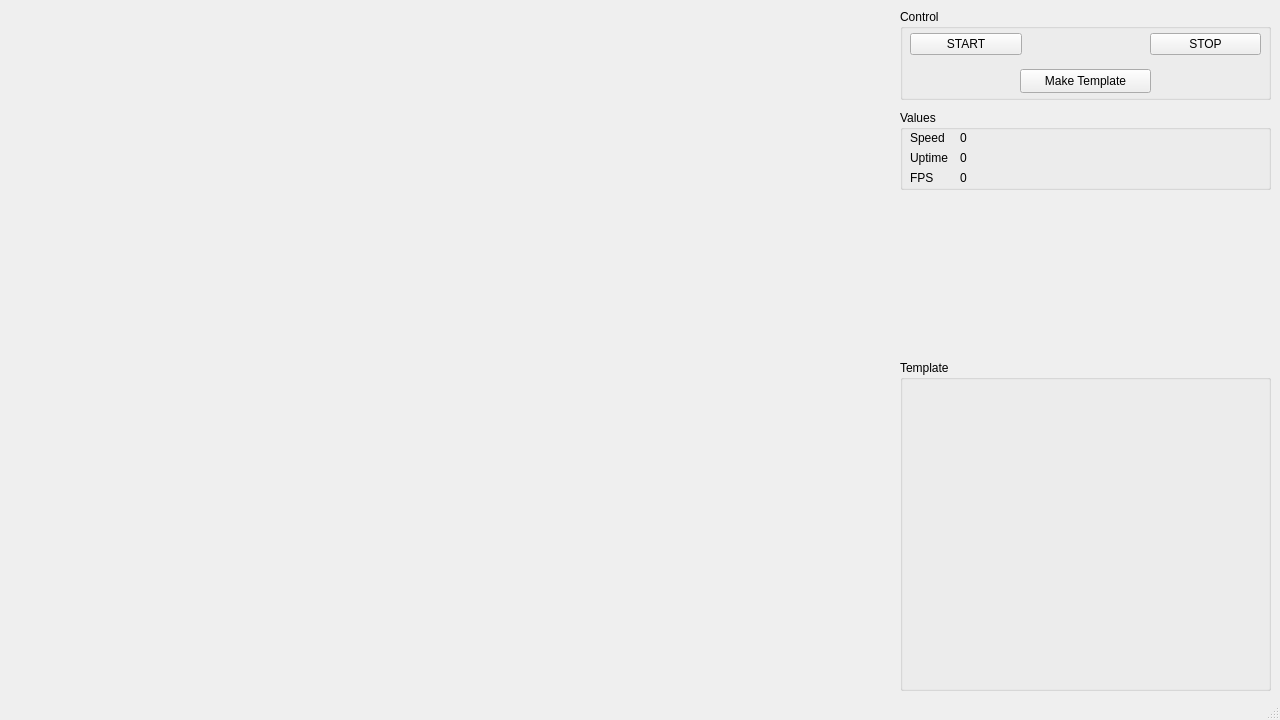
<?xml version="1.0" encoding="UTF-8"?>
<ui version="4.0">
 <class>MainWindow</class>
 <widget class="QMainWindow" name="MainWindow">
  <property name="enabled">
   <bool>true</bool>
  </property>
  <property name="geometry">
   <rect>
    <x>0</x>
    <y>0</y>
    <width>1280</width>
    <height>720</height>
   </rect>
  </property>
  <property name="sizePolicy">
   <sizepolicy hsizetype="Fixed" vsizetype="Fixed">
    <horstretch>0</horstretch>
    <verstretch>0</verstretch>
   </sizepolicy>
  </property>
  <property name="minimumSize">
   <size>
    <width>1280</width>
    <height>720</height>
   </size>
  </property>
  <property name="maximumSize">
   <size>
    <width>1280</width>
    <height>720</height>
   </size>
  </property>
  <property name="baseSize">
   <size>
    <width>1280</width>
    <height>720</height>
   </size>
  </property>
  <property name="windowTitle">
   <string notr="true" comment="Обнаружение дефектов печати">Similarity</string>
  </property>
  <property name="windowIcon">
   <iconset>
    <activeoff>:/images/fractal-icon-8-removebg-preview.ico</activeoff>
   </iconset>
  </property>
  <property name="toolButtonStyle">
   <enum>Qt::ToolButtonIconOnly</enum>
  </property>
  <property name="documentMode">
   <bool>true</bool>
  </property>
  <widget class="QWidget" name="centralwidget">
   <widget class="QWidget" name="verticalLayoutWidget">
    <property name="geometry">
     <rect>
      <x>10</x>
      <y>0</y>
      <width>881</width>
      <height>691</height>
     </rect>
    </property>
    <layout class="QVBoxLayout" name="verticalLayout">
     <property name="spacing">
      <number>2</number>
     </property>
     <item>
      <layout class="QHBoxLayout" name="horizontalLayout2">
       <property name="spacing">
        <number>2</number>
       </property>
       <property name="sizeConstraint">
        <enum>QLayout::SetMinAndMaxSize</enum>
       </property>
       <item>
        <widget class="QLabel" name="topRightLabel">
         <property name="sizePolicy">
          <sizepolicy hsizetype="Ignored" vsizetype="Ignored">
           <horstretch>0</horstretch>
           <verstretch>0</verstretch>
          </sizepolicy>
         </property>
         <property name="maximumSize">
          <size>
           <width>480</width>
           <height>360</height>
          </size>
         </property>
         <property name="text">
          <string/>
         </property>
         <property name="pixmap">
          <pixmap>../TestImages/22.jpg</pixmap>
         </property>
         <property name="scaledContents">
          <bool>true</bool>
         </property>
        </widget>
       </item>
       <item>
        <widget class="QLabel" name="topLeftLabel">
         <property name="sizePolicy">
          <sizepolicy hsizetype="Ignored" vsizetype="Ignored">
           <horstretch>0</horstretch>
           <verstretch>0</verstretch>
          </sizepolicy>
         </property>
         <property name="maximumSize">
          <size>
           <width>480</width>
           <height>360</height>
          </size>
         </property>
         <property name="frameShape">
          <enum>QFrame::NoFrame</enum>
         </property>
         <property name="frameShadow">
          <enum>QFrame::Plain</enum>
         </property>
         <property name="text">
          <string/>
         </property>
         <property name="pixmap">
          <pixmap>../TestImages/22.jpg</pixmap>
         </property>
         <property name="scaledContents">
          <bool>true</bool>
         </property>
         <property name="wordWrap">
          <bool>false</bool>
         </property>
        </widget>
       </item>
      </layout>
     </item>
     <item>
      <layout class="QHBoxLayout" name="horizontalLayout">
       <property name="spacing">
        <number>2</number>
       </property>
       <item>
        <widget class="QLabel" name="btmRightLabel">
         <property name="sizePolicy">
          <sizepolicy hsizetype="Ignored" vsizetype="Ignored">
           <horstretch>0</horstretch>
           <verstretch>0</verstretch>
          </sizepolicy>
         </property>
         <property name="maximumSize">
          <size>
           <width>480</width>
           <height>360</height>
          </size>
         </property>
         <property name="text">
          <string/>
         </property>
         <property name="pixmap">
          <pixmap>../TestImages/22.jpg</pixmap>
         </property>
         <property name="scaledContents">
          <bool>true</bool>
         </property>
        </widget>
       </item>
       <item>
        <widget class="QLabel" name="btmLeftLabel">
         <property name="sizePolicy">
          <sizepolicy hsizetype="Ignored" vsizetype="Ignored">
           <horstretch>0</horstretch>
           <verstretch>0</verstretch>
          </sizepolicy>
         </property>
         <property name="maximumSize">
          <size>
           <width>480</width>
           <height>360</height>
          </size>
         </property>
         <property name="text">
          <string/>
         </property>
         <property name="pixmap">
          <pixmap>../TestImages/22.jpg</pixmap>
         </property>
         <property name="scaledContents">
          <bool>true</bool>
         </property>
        </widget>
       </item>
      </layout>
     </item>
    </layout>
   </widget>
   <widget class="QGroupBox" name="groupBox">
    <property name="geometry">
     <rect>
      <x>900</x>
      <y>9</y>
      <width>371</width>
      <height>91</height>
     </rect>
    </property>
    <property name="title">
     <string>Control</string>
    </property>
    <widget class="QWidget" name="horizontalLayoutWidget_3">
     <property name="geometry">
      <rect>
       <x>10</x>
       <y>20</y>
       <width>351</width>
       <height>31</height>
      </rect>
     </property>
     <layout class="QHBoxLayout" name="horizontalLayout_3">
      <property name="spacing">
       <number>128</number>
      </property>
      <item>
       <widget class="QPushButton" name="startButton">
        <property name="text">
         <string>START</string>
        </property>
       </widget>
      </item>
      <item>
       <widget class="QPushButton" name="stopButton">
        <property name="text">
         <string>STOP</string>
        </property>
       </widget>
      </item>
     </layout>
    </widget>
    <widget class="QPushButton" name="templateButton">
     <property name="geometry">
      <rect>
       <x>120</x>
       <y>60</y>
       <width>131</width>
       <height>24</height>
      </rect>
     </property>
     <property name="text">
      <string>Make Template</string>
     </property>
    </widget>
   </widget>
   <widget class="QGroupBox" name="groupBox_2">
    <property name="geometry">
     <rect>
      <x>900</x>
      <y>110</y>
      <width>371</width>
      <height>80</height>
     </rect>
    </property>
    <property name="title">
     <string>Values</string>
    </property>
    <widget class="QLabel" name="label">
     <property name="geometry">
      <rect>
       <x>10</x>
       <y>20</y>
       <width>41</width>
       <height>16</height>
      </rect>
     </property>
     <property name="text">
      <string>Speed</string>
     </property>
    </widget>
    <widget class="QLabel" name="labelSpeed">
     <property name="geometry">
      <rect>
       <x>60</x>
       <y>20</y>
       <width>301</width>
       <height>16</height>
      </rect>
     </property>
     <property name="text">
      <string>0</string>
     </property>
    </widget>
    <widget class="QLabel" name="labelUptime">
     <property name="geometry">
      <rect>
       <x>60</x>
       <y>40</y>
       <width>301</width>
       <height>16</height>
      </rect>
     </property>
     <property name="text">
      <string>0</string>
     </property>
    </widget>
    <widget class="QLabel" name="label_2">
     <property name="geometry">
      <rect>
       <x>10</x>
       <y>40</y>
       <width>41</width>
       <height>16</height>
      </rect>
     </property>
     <property name="text">
      <string>Uptime</string>
     </property>
    </widget>
    <widget class="QLabel" name="label_3">
     <property name="geometry">
      <rect>
       <x>10</x>
       <y>60</y>
       <width>41</width>
       <height>16</height>
      </rect>
     </property>
     <property name="text">
      <string>FPS</string>
     </property>
    </widget>
    <widget class="QLabel" name="labelFps">
     <property name="geometry">
      <rect>
       <x>60</x>
       <y>60</y>
       <width>301</width>
       <height>16</height>
      </rect>
     </property>
     <property name="text">
      <string>0</string>
     </property>
    </widget>
   </widget>
   <widget class="PlotWidget" name="plotWidget" native="true">
    <property name="geometry">
     <rect>
      <x>900</x>
      <y>200</y>
      <width>371</width>
      <height>141</height>
     </rect>
    </property>
   </widget>
   <widget class="QGroupBox" name="groupBox_3">
    <property name="geometry">
     <rect>
      <x>900</x>
      <y>360</y>
      <width>371</width>
      <height>331</height>
     </rect>
    </property>
    <property name="title">
     <string>Template</string>
    </property>
    <widget class="QWidget" name="verticalLayoutWidget_2">
     <property name="geometry">
      <rect>
       <x>0</x>
       <y>20</y>
       <width>371</width>
       <height>311</height>
      </rect>
     </property>
     <layout class="QVBoxLayout" name="verticalLayout_3">
      <property name="spacing">
       <number>2</number>
      </property>
      <item>
       <layout class="QHBoxLayout" name="horizontalLayout2_3">
        <property name="spacing">
         <number>2</number>
        </property>
        <property name="sizeConstraint">
         <enum>QLayout::SetMinAndMaxSize</enum>
        </property>
        <item>
         <widget class="QLabel" name="topRightLabel_3">
          <property name="sizePolicy">
           <sizepolicy hsizetype="Ignored" vsizetype="Ignored">
            <horstretch>0</horstretch>
            <verstretch>0</verstretch>
           </sizepolicy>
          </property>
          <property name="maximumSize">
           <size>
            <width>480</width>
            <height>360</height>
           </size>
          </property>
          <property name="text">
           <string/>
          </property>
          <property name="pixmap">
           <pixmap>../TestImages/22.jpg</pixmap>
          </property>
          <property name="scaledContents">
           <bool>true</bool>
          </property>
         </widget>
        </item>
        <item>
         <widget class="QLabel" name="topLeftLabel_3">
          <property name="sizePolicy">
           <sizepolicy hsizetype="Ignored" vsizetype="Ignored">
            <horstretch>0</horstretch>
            <verstretch>0</verstretch>
           </sizepolicy>
          </property>
          <property name="maximumSize">
           <size>
            <width>480</width>
            <height>360</height>
           </size>
          </property>
          <property name="frameShape">
           <enum>QFrame::NoFrame</enum>
          </property>
          <property name="frameShadow">
           <enum>QFrame::Plain</enum>
          </property>
          <property name="text">
           <string/>
          </property>
          <property name="pixmap">
           <pixmap>../TestImages/22.jpg</pixmap>
          </property>
          <property name="scaledContents">
           <bool>true</bool>
          </property>
          <property name="wordWrap">
           <bool>false</bool>
          </property>
         </widget>
        </item>
       </layout>
      </item>
      <item>
       <layout class="QHBoxLayout" name="horizontalLayout_4">
        <property name="spacing">
         <number>2</number>
        </property>
        <item>
         <widget class="QLabel" name="btmRightLabel_3">
          <property name="sizePolicy">
           <sizepolicy hsizetype="Ignored" vsizetype="Ignored">
            <horstretch>0</horstretch>
            <verstretch>0</verstretch>
           </sizepolicy>
          </property>
          <property name="maximumSize">
           <size>
            <width>480</width>
            <height>360</height>
           </size>
          </property>
          <property name="text">
           <string/>
          </property>
          <property name="pixmap">
           <pixmap>../TestImages/22.jpg</pixmap>
          </property>
          <property name="scaledContents">
           <bool>true</bool>
          </property>
         </widget>
        </item>
        <item>
         <widget class="QLabel" name="btmLeftLabel_3">
          <property name="sizePolicy">
           <sizepolicy hsizetype="Ignored" vsizetype="Ignored">
            <horstretch>0</horstretch>
            <verstretch>0</verstretch>
           </sizepolicy>
          </property>
          <property name="maximumSize">
           <size>
            <width>480</width>
            <height>360</height>
           </size>
          </property>
          <property name="text">
           <string/>
          </property>
          <property name="pixmap">
           <pixmap>../TestImages/22.jpg</pixmap>
          </property>
          <property name="scaledContents">
           <bool>true</bool>
          </property>
         </widget>
        </item>
       </layout>
      </item>
     </layout>
    </widget>
   </widget>
  </widget>
  <widget class="QStatusBar" name="statusbar"/>
  <action name="actionExit">
   <property name="text">
    <string>Exit</string>
   </property>
  </action>
 </widget>
 <customwidgets>
  <customwidget>
   <class>PlotWidget</class>
   <extends>QWidget</extends>
   <header>pyqtgraph</header>
   <container>1</container>
  </customwidget>
 </customwidgets>
 <resources>
  <include location="../assets/resources.qrc"/>
 </resources>
 <connections/>
</ui>
